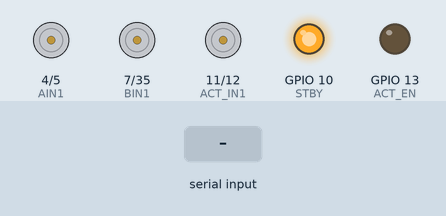
Recording of a sketch running on a simulated ESP32-S3. Parts: motor-driver pin pairs drawn as motors (green arrow = first pin HIGH = forward, orange = second pin HIGH = backward, longer = more drive, scaled by the enable pin, stopped while the standby pin is LOW), output pins drawn as LEDs (lit = HIGH). Inputs (shaded band) come from the test bench.

Above: at 1.2 s.
1.3 s: "F" received over Serial
At 1.5 s:
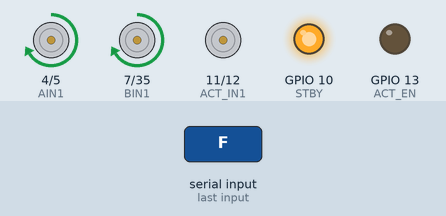
3.2 s: "B" received over Serial
At 3.4 s:
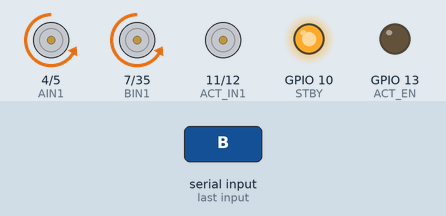
5.1 s: "D" received over Serial
At 5.9 s:
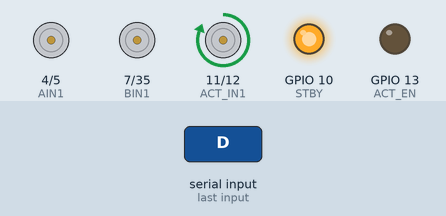
7.0 s: "R" received over Serial
At 8.6 s:
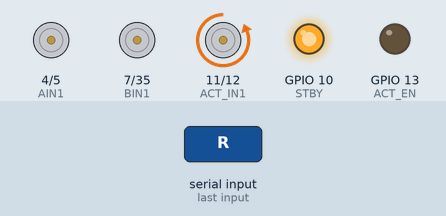
8.9 s: "F" received over Serial
At 9.1 s:
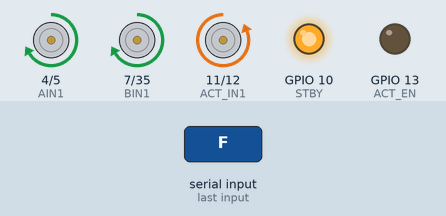
10.8 s: "B" received over Serial
At 11.0 s:
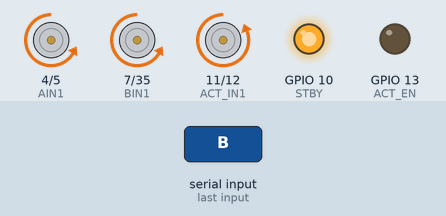
Timing chart, 0 to 13.7 s (numbered marks = the images above; inputs shaded):
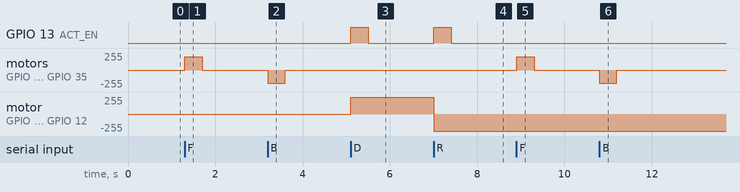

The sketch:

esp32s3_hub.ino
```cpp
/*
  esp32s3_hub.ino
  EDI Pipe Cam - central hub firmware for the ESP32-S3

  Responsibilities:
    1. Receive framed JPEG streams from two ESP32-CAM boards over UART1/UART2
    2. Re-frame each with a camera-ID byte and relay over native USB (Serial)
       to the laptop running crack_detection_panel.py
    3. Parse incoming single-char commands from the laptop over the same USB
       link: F/B/S (drive) and D/R/X (actuator)
    4. Drive the TB6612FNG (two N20 motors) and the 12V actuator accordingly
    5. Enforce the ~400ms dead-man watchdog - if no command arrives within
       that window, stop all motion

  Wire protocol laptop <- hub (camera frames):
    [0xAA][0x55][cam_id: uint8][len: uint32 LE][ <len> bytes JPEG ]
    cam_id 0 = Cam1 (UART1), cam_id 1 = Cam2 (UART2)

    NOTE: this adds one byte (cam_id) versus the single-camera protocol.
    crack_detection_panel.py's parser needs to be updated to read that byte
    and demux frames per camera before the two streams will show up
    correctly on the PC side.

  Wire protocol laptop -> hub (commands): unchanged, single ASCII char per
  command: 'F'/'B'/'S' drive, 'D'/'R'/'X' actuator, sent every ~100ms as
  keepalive from crack_detection_panel.py.
*/

#include <HardwareSerial.h>

// ---- UART links to the two cameras ----
HardwareSerial CamSerial1(1);   // UART1 -> Cam1
HardwareSerial CamSerial2(2);   // UART2 -> Cam2

static const int CAM1_RX_PIN = 17;   // <- Cam1 IO13 (TX, frames out)
static const int CAM1_TX_PIN = 18;   // -> Cam1 IO15 (RX, unused/reserved)
static const int CAM2_RX_PIN = 8;    // <- Cam2 IO13 (TX, frames out)
static const int CAM2_TX_PIN = 9;    // -> Cam2 IO15 (RX, unused/reserved)
static const uint32_t CAM_UART_BAUD = 921600;  // must match esp32cam_stream.ino

// ---- TB6612FNG motor driver pins ----
// NOTE: BIN2/PWMB moved off GPIO8/9 - those are now taken by the Cam2 UART link above.
static const int AIN1 = 4, AIN2 = 5, PWMA = 6;
static const int BIN1 = 7, BIN2 = 35, PWMB = 36;
static const int STBY = 10;

// ---- Actuator driver pins (D/R/X) ----
static const int ACT_IN1 = 11, ACT_IN2 = 12, ACT_EN = 13;

static const uint8_t MAGIC0 = 0xAA;
static const uint8_t MAGIC1 = 0x55;
static const uint32_t WATCHDOG_TIMEOUT_MS = 400;

// ---- Per-camera frame reassembly state ----
struct CamFrameState {
  HardwareSerial *port;
  uint8_t camId;
  enum { WAIT_MAGIC0, WAIT_MAGIC1, READ_LEN, READ_PAYLOAD } state = WAIT_MAGIC0;
  uint8_t lenBuf[4];
  uint8_t lenIdx = 0;
  uint32_t payloadLen = 0;
  uint32_t payloadIdx = 0;
  uint8_t buf[32000];   // adjust upward if you raise JPEG quality/frame size
};

CamFrameState cam1State{ &CamSerial1, 0 };
CamFrameState cam2State{ &CamSerial2, 1 };

unsigned long lastCommandMs = 0;

void motorsStop() {
  digitalWrite(AIN1, LOW); digitalWrite(AIN2, LOW); analogWrite(PWMA, 0);
  digitalWrite(BIN1, LOW); digitalWrite(BIN2, LOW); analogWrite(PWMB, 0);
}

void motorsForward() {
  digitalWrite(AIN1, HIGH); digitalWrite(AIN2, LOW); analogWrite(PWMA, 200);
  digitalWrite(BIN1, HIGH); digitalWrite(BIN2, LOW); analogWrite(PWMB, 200);
}

void motorsBackward() {
  digitalWrite(AIN1, LOW); digitalWrite(AIN2, HIGH); analogWrite(PWMA, 200);
  digitalWrite(BIN1, LOW); digitalWrite(BIN2, HIGH); analogWrite(PWMB, 200);
}

void actuatorStop()    { digitalWrite(ACT_EN, LOW); }
void actuatorDeploy()  { digitalWrite(ACT_IN1, HIGH); digitalWrite(ACT_IN2, LOW);  digitalWrite(ACT_EN, HIGH); }
void actuatorRetract() { digitalWrite(ACT_IN1, LOW);  digitalWrite(ACT_IN2, HIGH); digitalWrite(ACT_EN, HIGH); }

void handleCommandByte(char c) {
  lastCommandMs = millis();
  switch (c) {
    case 'F': motorsForward();  break;
    case 'B': motorsBackward(); break;
    case 'S': motorsStop();     break;
    case 'D': actuatorDeploy();  break;
    case 'R': actuatorRetract(); break;
    case 'X': actuatorStop();    break;
    default: break;   // ignore unknown/keepalive-only bytes
  }
}

void pumpCameraFrames(CamFrameState &s) {
  while (s.port->available()) {
    uint8_t b = s.port->read();
    switch (s.state) {
      case CamFrameState::WAIT_MAGIC0:
        if (b == MAGIC0) s.state = CamFrameState::WAIT_MAGIC1;
        break;
      case CamFrameState::WAIT_MAGIC1:
        s.state = (b == MAGIC1) ? CamFrameState::READ_LEN : CamFrameState::WAIT_MAGIC0;
        s.lenIdx = 0;
        break;
      case CamFrameState::READ_LEN:
        s.lenBuf[s.lenIdx++] = b;
        if (s.lenIdx == 4) {
          s.payloadLen = (uint32_t)s.lenBuf[0] | ((uint32_t)s.lenBuf[1] << 8) |
                         ((uint32_t)s.lenBuf[2] << 16) | ((uint32_t)s.lenBuf[3] << 24);
          s.payloadIdx = 0;
          if (s.payloadLen == 0 || s.payloadLen > sizeof(s.buf)) {
            s.state = CamFrameState::WAIT_MAGIC0;   // bogus length, resync
          } else {
            s.state = CamFrameState::READ_PAYLOAD;
          }
        }
        break;
      case CamFrameState::READ_PAYLOAD:
        s.buf[s.payloadIdx++] = b;
        if (s.payloadIdx == s.payloadLen) {
          // Full frame in hand - relay to PC with cam-ID byte inserted
          uint8_t header[7];
          header[0] = MAGIC0;
          header[1] = MAGIC1;
          header[2] = s.camId;
          header[3] = (uint8_t)(s.payloadLen & 0xFF);
          header[4] = (uint8_t)((s.payloadLen >> 8) & 0xFF);
          header[5] = (uint8_t)((s.payloadLen >> 16) & 0xFF);
          header[6] = (uint8_t)((s.payloadLen >> 24) & 0xFF);
          Serial.write(header, sizeof(header));
          Serial.write(s.buf, s.payloadLen);
          s.state = CamFrameState::WAIT_MAGIC0;
        }
        break;
    }
  }
}

void setup() {
  Serial.begin(2000000);   // native USB link to laptop

  CamSerial1.begin(CAM_UART_BAUD, SERIAL_8N1, CAM1_RX_PIN, CAM1_TX_PIN);
  CamSerial2.begin(CAM_UART_BAUD, SERIAL_8N1, CAM2_RX_PIN, CAM2_TX_PIN);

  pinMode(AIN1, OUTPUT); pinMode(AIN2, OUTPUT); pinMode(PWMA, OUTPUT);
  pinMode(BIN1, OUTPUT); pinMode(BIN2, OUTPUT); pinMode(PWMB, OUTPUT);
  pinMode(STBY, OUTPUT); digitalWrite(STBY, HIGH);   // take driver out of standby

  pinMode(ACT_IN1, OUTPUT); pinMode(ACT_IN2, OUTPUT); pinMode(ACT_EN, OUTPUT);

  motorsStop();
  actuatorStop();
  lastCommandMs = millis();
}

void loop() {
  // 1. Pump both camera links -> USB
  pumpCameraFrames(cam1State);
  pumpCameraFrames(cam2State);

  // 2. Read any pending command bytes from the laptop
  while (Serial.available()) {
    handleCommandByte((char)Serial.read());
  }

  // 3. Dead-man watchdog
  if (millis() - lastCommandMs > WATCHDOG_TIMEOUT_MS) {
    motorsStop();
    actuatorStop();
  }
}
```

Measured:
- after the input at 1.3 s, motor on GPIO 4 (AIN1) / GPIO 5 (AIN2), motor on GPIO 7 (BIN1) / GPIO 35 (BIN2): stopped → forward 200/255 at once, → stopped 0.40 s later
- after the input at 3.2 s, motor on GPIO 4 (AIN1) / GPIO 5 (AIN2), motor on GPIO 7 (BIN1) / GPIO 35 (BIN2): stopped → backward 200/255 at once, → stopped 0.40 s later
- after the input at 5.1 s, GPIO 13 (ACT_EN): LOW → HIGH at once, → LOW 0.40 s later; motor on GPIO 11 (ACT_IN1) / GPIO 12 (ACT_IN2): stopped → forward 255/255 at once
- after the input at 7.0 s, GPIO 13 (ACT_EN): LOW → HIGH at once, → LOW 0.40 s later; motor on GPIO 11 (ACT_IN1) / GPIO 12 (ACT_IN2): forward 255/255 → backward 255/255 at once
- after the input at 8.9 s, motor on GPIO 4 (AIN1) / GPIO 5 (AIN2), motor on GPIO 7 (BIN1) / GPIO 35 (BIN2): stopped → forward 200/255 at once, → stopped 0.40 s later
- after the input at 10.8 s, motor on GPIO 4 (AIN1) / GPIO 5 (AIN2), motor on GPIO 7 (BIN1) / GPIO 35 (BIN2): stopped → backward 200/255 at once, → stopped 0.40 s later
